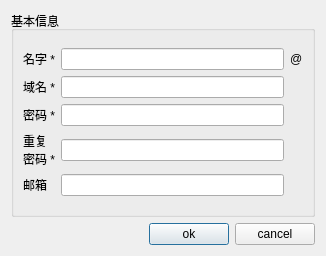
<?xml version="1.0" encoding="UTF-8"?>
<ui version="4.0">
 <class>RegisterDialog</class>
 <widget class="QDialog" name="RegisterDialog">
  <property name="geometry">
   <rect>
    <x>0</x>
    <y>0</y>
    <width>326</width>
    <height>256</height>
   </rect>
  </property>
  <property name="sizePolicy">
   <sizepolicy hsizetype="Preferred" vsizetype="Preferred">
    <horstretch>0</horstretch>
    <verstretch>0</verstretch>
   </sizepolicy>
  </property>
  <property name="windowTitle">
   <string>注册</string>
  </property>
  <layout class="QGridLayout" name="gridLayout_3">
   <item row="0" column="0" colspan="2">
    <widget class="QGroupBox" name="baseGroupBox">
     <property name="title">
      <string>基本信息</string>
     </property>
     <layout class="QGridLayout" name="gridLayout_2">
      <item row="0" column="0">
       <layout class="QGridLayout" name="gridLayout">
        <item row="0" column="0">
         <widget class="QLabel" name="nameLabel">
          <property name="text">
           <string>名字 *</string>
          </property>
          <property name="buddy">
           <cstring>nameEdit</cstring>
          </property>
         </widget>
        </item>
        <item row="0" column="1">
         <widget class="QLineEdit" name="nameEdit"/>
        </item>
        <item row="0" column="2">
         <widget class="QLabel" name="label">
          <property name="text">
           <string>@</string>
          </property>
         </widget>
        </item>
        <item row="1" column="0">
         <widget class="QLabel" name="domainLabel">
          <property name="text">
           <string>域名 *</string>
          </property>
          <property name="buddy">
           <cstring>domainEdit</cstring>
          </property>
         </widget>
        </item>
        <item row="1" column="1">
         <widget class="QLineEdit" name="domainEdit"/>
        </item>
        <item row="2" column="0">
         <widget class="QLabel" name="passLabel">
          <property name="text">
           <string>密码 *</string>
          </property>
          <property name="buddy">
           <cstring>passEdit</cstring>
          </property>
         </widget>
        </item>
        <item row="2" column="1">
         <widget class="QLineEdit" name="passEdit">
          <property name="echoMode">
           <enum>QLineEdit::Password</enum>
          </property>
         </widget>
        </item>
        <item row="3" column="0">
         <widget class="QLabel" name="passLabel2">
          <property name="text">
           <string>重复
密码 *</string>
          </property>
          <property name="buddy">
           <cstring>passEdit</cstring>
          </property>
         </widget>
        </item>
        <item row="3" column="1">
         <widget class="QLineEdit" name="passEdit2">
          <property name="echoMode">
           <enum>QLineEdit::Password</enum>
          </property>
         </widget>
        </item>
        <item row="4" column="0">
         <widget class="QLabel" name="emailLabel">
          <property name="text">
           <string>邮箱</string>
          </property>
          <property name="buddy">
           <cstring>emailEdit</cstring>
          </property>
         </widget>
        </item>
        <item row="4" column="1">
         <widget class="QLineEdit" name="emailEdit"/>
        </item>
       </layout>
      </item>
     </layout>
    </widget>
   </item>
   <item row="1" column="0">
    <spacer name="horizontalSpacer">
     <property name="orientation">
      <enum>Qt::Horizontal</enum>
     </property>
     <property name="sizeHint" stdset="0">
      <size>
       <width>84</width>
       <height>20</height>
      </size>
     </property>
    </spacer>
   </item>
   <item row="1" column="1">
    <layout class="QHBoxLayout" name="horizontalLayout">
     <item>
      <widget class="QPushButton" name="OKButton">
       <property name="text">
        <string>ok</string>
       </property>
      </widget>
     </item>
     <item>
      <widget class="QPushButton" name="cancelButton">
       <property name="text">
        <string>cancel</string>
       </property>
      </widget>
     </item>
    </layout>
   </item>
  </layout>
 </widget>
 <resources/>
 <connections/>
</ui>
